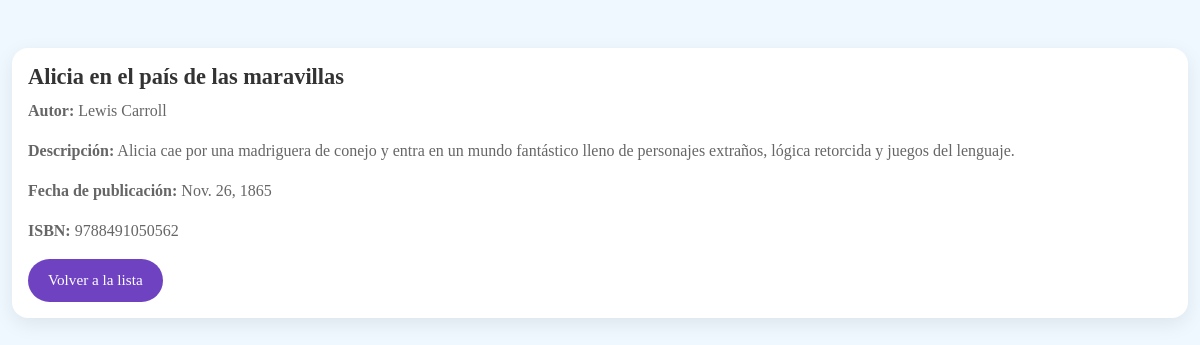
/libros/4/, run on the app's committed database.
### libros/models.py (models this page shows, shortened)
class Libro(models.Model):
    titulo = models.CharField(max_length=200)
    autor = models.CharField(max_length=100)
    descripcion = models.TextField()
    fecha_publicacion = models.DateField()
    isbn = models.CharField(max_length=13, unique=True)

### libros/views.py (the view)
# urls.py: path('<int:libro_id>/', views.detalle_libro, name='detalle_libro'),
def detalle_libro(request, libro_id):
    libro = get_object_or_404(Libro, pk=libro_id)
    return render(request, 'libros/detalle_libro.html', {'libro': libro})

### libros/templates/libros/detalle_libro.html (shortened to what this page needs)
<!DOCTYPE html>
<html>
<head>
    {% load static %}
    <link href="https://cdn.jsdelivr.net/npm/bootstrap@5.3.0/dist/css/bootstrap.min.css" rel="stylesheet">
    <link href="{% static 'css/styles.css' %}" rel="stylesheet">
</head>
<body>
    <div class="container mt-5">
        <div class="card">
            <div class="card-body">
                <h1 class="card-title">{{ libro.titulo }}</h1>
                <p class="card-text"><strong>Autor:</strong> {{ libro.autor }}</p>
                <p class="card-text"><strong>Descripción:</strong> {{ libro.descripcion }}</p>
                <p class="card-text"><strong>Fecha de publicación:</strong> {{ libro.fecha_publicacion }}</p>
                <p class="card-text"><strong>ISBN:</strong> {{ libro.isbn }}</p>
                <a href="{% url 'lista_libros' %}" class="btn btn-primary">Volver a la lista</a>
            </div>
        </div>
    </div>
</body>
</html>

### libros/static/CSS/styles.css (style rules this page uses)
body { background-color: #f0f8ff; font-family: 'Georgia', serif; position: relative; overflow-x: hidden; }
.container { max-width: 1200px; }
.card { border: none; border-radius: 1rem; background: #ffffff; box-shadow: 0 6px 20px rgba(0, 0, 0, 0.08); transition: transform 0.3s ease, box-shadow 0.3s ease; }
.card-title { font-size: 1.4rem; font-weight: 700; color: #333; }
.card-text { color: #666; font-size: 1rem; }
.btn-primary, .btn-secondary { background-color: #6f42c1; border: none; padding: 10px 20px; border-radius: 30px; font-weight: 500; font-size: 0.95rem; transition: background-color 0.3s ease; }

### data on the page
Libro: titulo "Alicia en el país de las maravillas", autor "Lewis Carroll", descripcion "Alicia cae por una madriguera de conejo y entra en un mundo fantástico lleno de personajes extraños, lógica retorcida y juegos del lenguaje.", fecha_publicacion "Nov. 26, 1865", isbn "9788491050562"
